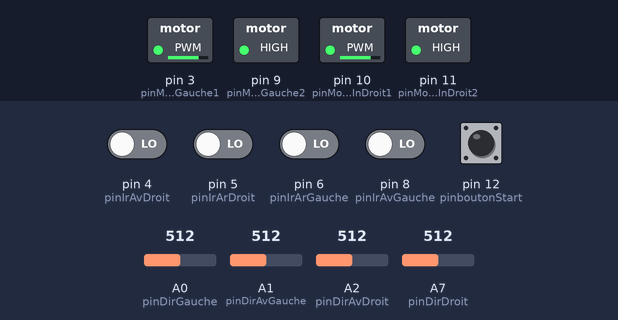
This sketch was run on a simulated Arduino Nano, built with avr-gcc and run on an emulated ATmega328P. Shown: switched loads named in the sketch (green lamp = pin HIGH). The inputs (shaded band) are chosen by the test bench; at power-on: pin 12 (pinboutonStart) HIGH, pin 4 (pinIrAvDroit), pin 5 (pinIrArDroit), pin 6 (pinIrArGauche), pin 8 (pinIrAvGauche) LOW, A2 (pinDirAvDroit) = 512, A0 (pinDirGauche) = 512, A1 (pinDirAvGauche) = 512, A7 (pinDirDroit) = 512.

Above: at 1.2 s.
1.3 s: pin 6 (pinIrArGauche) driven HIGH
At 2.1 s:
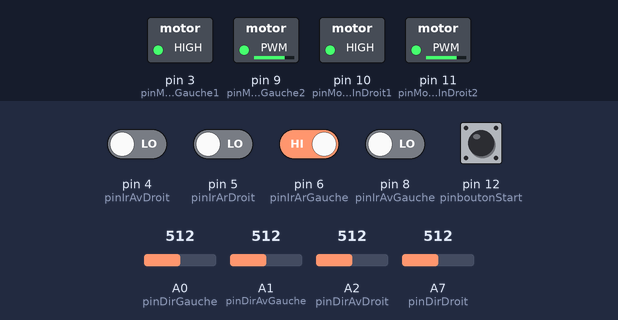
2.8 s: pin 4 (pinIrAvDroit) driven HIGH
At 3.2 s:
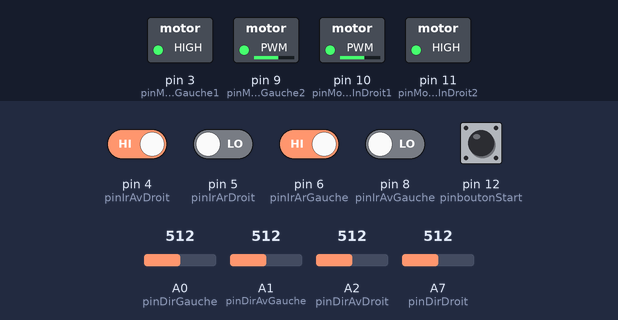
4.3 s: pin 8 (pinIrAvGauche) driven HIGH
At 5.5 s:
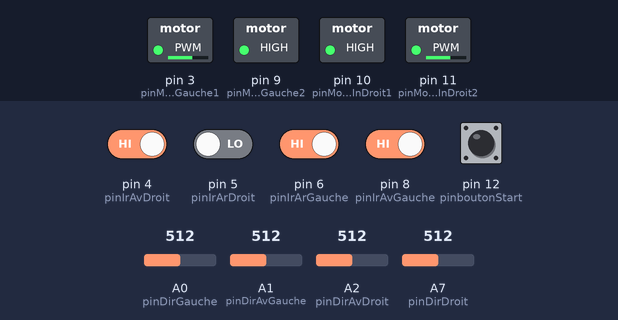
5.8 s: pin 5 (pinIrArDroit) driven HIGH
At 7.1 s:
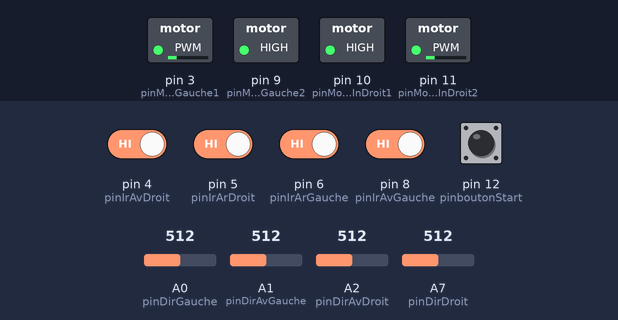
7.8 s: A2 (pinDirAvDroit) set to 189
9.3 s: A2 (pinDirAvDroit) set to 172
At 10.6 s:
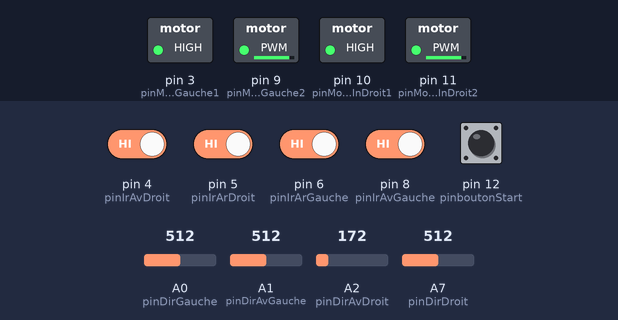
Timing chart, 0 to 11.8 s (numbered marks = the images above; inputs shaded):
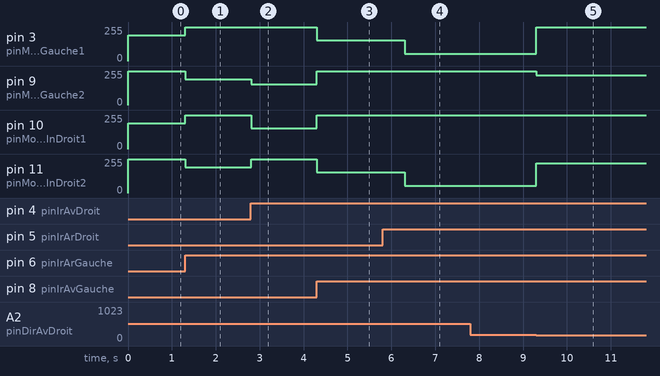

Measured:
- the behaviour switches between 181 and 180 on A2 (pinDirAvDroit) (found by bisection; images 4 and 5)
- after the input at 1.3 s, pin 3 (pinMoteurInGauche1), pin 10 (pinMoteurInDroit1): 195/255 → 255/255 at once; pin 9 (pinMoteurInGauche2), pin 11 (pinMoteurInDroit2): 255/255 → 195/255 at once
- after the input at 2.8 s, pin 9 (pinMoteurInGauche2): 195/255 → 155/255 at once; pin 10 (pinMoteurInDroit1): 255/255 → 155/255 at once; pin 11 (pinMoteurInDroit2): 195/255 → 255/255 at once
- after the input at 4.3 s, pin 3 (pinMoteurInGauche1), pin 11 (pinMoteurInDroit2): 255/255 → 155/255 at once; pin 9 (pinMoteurInGauche2), pin 10 (pinMoteurInDroit1): 155/255 → 255/255 at once
- after the input at 5.8 s, pin 3 (pinMoteurInGauche1), pin 11 (pinMoteurInDroit2): 155/255 → 55/255 after 0.51 s
- after the input at 7.8 s, every drawn part: stays the same
- after the input at 9.3 s, pin 3 (pinMoteurInGauche1): 55/255 → 255/255 at once; pin 9 (pinMoteurInGauche2): 255/255 → 225/255 at once; pin 11 (pinMoteurInDroit2): 55/255 → 225/255 at once

The sketch:

Minotaure.ino
```cpp
// Name        : Minotaure.ino
// Description : Robot sumo pour le tournois national de robotique de Nimes 2017
// Author      : (c) Arthur & Jean-Paul GERST
// Date        : 2017

#include ".\BinaryInput.h"

/*
 * Definition des entres / sorties
 */
#define pinDirGauche        A0  // port du capteur de Distance infrarouge Gauche
#define pinDirAvGauche      A1  // port du capteur de Distance infrarouge Avant Gauche
#define pinDirAvDroit       A2  // port du capteur de Distance infrarouge Avant Droit
// SDA  A4
// SCL  A5
//#define pinDirArriere     A6  // port du capteur de Distance infrarouge Arriere
#define pinDirDroit         A7  // port du capteur de Distance infrarouge Droit
#define pinLed              13  // port de la LED interne de la carte
#define pinIrAvGauche       8   // port du detecteur Infrarouge CNY70 Avant Gauche
#define pinIrAvDroit        4   // port du detecteur Infrarouge CNY70 Avant Droit
#define pinIrArGauche       6   // port du detecteur Infrarouge CNY70 Arriere Gauche
#define pinIrArDroit        5   // port du detecteur Infrarouge CNY70 Avant Gauche
#define pinboutonStart      12  // port du Bouton poussoir permettant le demarrage
#define pinMoteurInGauche1  3
#define pinMoteurInGauche2  9
#define pinMoteurInDroit1   10
#define pinMoteurInDroit2   11

/*
 * Definition des constantes
 */
#define SEUIL_DIR_AV        180  // Seuil de detection des capteurs analogiques de distance infrarouge.
#define SEUIL_DIR_GAUCHE    220  // Seuil de detection des capteurs analogiques de distance infrarouge.
#define SEUIL_DIR_DROIT     220  // Seuil de detection des capteurs analogiques de distance infrarouge.
#define VITESSE             100
#define VITESSE_RECULE     -100
#define VITESSE_POUSSE      200
#define VITESSE_ROTATION     60
#define TEMPO_AVANCE        500
#define TEMPO_RECULE        500
#define TEMPO_TOURNE        400

/*
 * Definition des differents modes dans lequel est le robot
 */
#define MODE_UNKNOW   0     // Mode inconu ou non défini
#define MODE_BOOT     1     // Le robot vient de demarrer, un relachement du bouton start le fera passer en mode WAIT
#define MODE_WAIT     2     // Le robot attends 5s. Si le bouton est réappuié / relaché, cela remet le conteur à zero
#define MODE_TEST     3     // Le robot lance la procedure de checkup !! un appuit sur le bouton start n'a aucun effect direct, si ce n'est allumé en vert un des neoPixel
#define MODE_CHERCHE  4     // Le robot tourne sur lui-même pour rechercher l'adversaire
#define MODE_AVANCE   5     // Le robot se deplace un peu sur la piste, et relancera un SEARCH
#define MODE_ALIGN    6     // Le robot adverse est detecté, un alignement de ce dernier avec les capteurs avants est a faire
#define MODE_POUSSE   7     // Le robot adverse est en face, il faut pousser
#define MODE_ESQUIVE  8     // Le robot ne se deplace pas comme imagine. Il faut probablement esquiver
#define MODE_RECULE   9
#define MODE_TOURNE_DROITE  10
#define MODE_TOURNE_GAUCHE  11
#define MODE_CHERCHE_DROITE 13     // Le robot tourne sur lui-même pour rechercher l'adversaire
#define MODE_CHERCHE_GAUCHE 14     // Le robot tourne sur lui-même pour rechercher l'adversaire

/*
 * Definition des différentes variable de capteur
 */
BinaryInput irAvGauche(pinIrAvGauche);
BinaryInput irArGauche(pinIrArGauche);
BinaryInput irAvDroit(pinIrAvDroit);
BinaryInput irArDroit(pinIrArDroit);
BinaryInput binAvGauche(-1);
BinaryInput binAvDroit(-1);
BinaryInput binDroit(-1);
BinaryInput binGauche(-1);

/*
 * Gestion de l'ensemble des capteurs & de leur mise à jour
 */
class Sensors {
  private:
    unsigned long _previousMillis = 0;
    unsigned long _duree = 50;
    int counteur = 100;

  public:
    int dirAvDroit;
    int dirAvGauche;
    int dirDroit;
    int dirGauche;
    int dirArriere;
    int8_t temp;
    int compteur = 0;
    int angle = 0;
    BinaryInput boutonStart = BinaryInput(pinboutonStart, INPUT_PULLUP);

    /*
     * Initialisation des capteurs
     */
    void setup() {
    }

   /*
    * Mise à jour de l'ensemble des capteurs
    */
    void update(unsigned long currentMillis) {
      int compteur_parasitage;
      int nb_test_parasitage = 5;
      int seuil_parasitage = 3;
      int i;

      /*
       * Lecture des capteurs binaires
       */
      irAvGauche.read(true);
      irAvDroit.read(true);
      irArGauche.read(true);
      irArDroit.read(true);
      boutonStart.read(true);

      /*
       * Mise à jour des capteurs de distance
       *
       * En raison de parasitage incroyable sur les capteurs, je fais plusieurs lectures, un nombre impaire
       * et je prends la valeur majoritaire
       */
      // Lecture du capteur de distance avant gauche
      for (i=0, compteur_parasitage=0; i<nb_test_parasitage; i++) {
        dirAvGauche = analogRead(pinDirAvGauche);
        if (dirAvGauche > SEUIL_DIR_AV)
          compteur_parasitage++;
      }
      if (compteur_parasitage >= seuil_parasitage)
        binAvGauche.set(HIGH);
      else
        binAvGauche.set(LOW);

      // Lecture du capteur de distance avant droit
      for (i=0, compteur_parasitage=0; i<nb_test_parasitage; i++) {
        dirAvDroit = analogRead(pinDirAvDroit);
        if (dirAvDroit > SEUIL_DIR_AV)
          compteur_parasitage++;
      }

      if (compteur_parasitage >= seuil_parasitage)
        binAvDroit.set(HIGH);
      else
        binAvDroit.set(LOW);

      // Lecture du capteur de distance droit
      for (i=0, compteur_parasitage=0; i<nb_test_parasitage; i++) {
        dirDroit = analogRead(pinDirDroit);
        if (dirDroit < SEUIL_DIR_DROIT)
          compteur_parasitage++;
      }

      if (compteur_parasitage >= seuil_parasitage)
        binDroit.set(HIGH);
      else
        binDroit.set(LOW);

      // Lecture du capteur de distance gauche
      for (i=0, compteur_parasitage=0; i<nb_test_parasitage; i++) {
        dirGauche = analogRead(pinDirGauche);
        if (dirGauche < SEUIL_DIR_GAUCHE)
          compteur_parasitage++;
      }

      if (compteur_parasitage >= seuil_parasitage)
        binGauche.set(HIGH);
      else
        binGauche.set(LOW);

      _previousMillis = currentMillis;
    }
};
Sensors sensors;


class StateMachine {
  public:
    int mode;     // Mode actuel
    int nextMode = MODE_UNKNOW;   // Prochain mode,
    int previousMode = MODE_UNKNOW;
    int newMode = 2;              // S'agit d'une entree dans ce mode ? 2 car il faut faire deux updates avant de supprimer la valeur new...
    unsigned long modeStartTime;  // Quand le mode actuel a t il commencé
    unsigned long modeDuration;   // Combien de temps le mode actuel doit durer. Zero signifie sans limite de temps.
    unsigned long cycleDuration;  // Temps de cycle. Tous les combiens en fait un update ?
    unsigned long previousMillis; // Heure du cycle precedent, pour calculer le cycle actuel
    unsigned long previousMicro;  // Heure du cycle precedent, pour calculer le cycle actuel

    void setup() {
      setMode(MODE_BOOT);
    }

    void setMode(int _newMode, int _nextMode = MODE_UNKNOW, unsigned long _modeDuration = 0) {
      previousMode = mode;
      mode = _newMode;
      modeStartTime = millis();
      newMode = 2;
      modeDuration = _modeDuration;
      nextMode = _nextMode;
    }

    void update(unsigned long currentMillis) {
      previousMillis = currentMillis;
      unsigned long currentMicro = micros();
      cycleDuration = currentMicro - previousMicro;

      // Toutes les valeurs differentes de zero sont vraies.
      if (newMode > 0)
        newMode--;
      if ((modeDuration != 0) && (((modeStartTime + modeDuration) < currentMillis))) {
        setMode(nextMode);
      }
      previousMicro = currentMicro;
    }
};
StateMachine stateMachine;

/*
 * Gestion des moteurs
 */
class Moteurs {
public:
  int currentGauche = 0;
  int currentDroit = 0;

  void setup() {
    pinMode(pinMoteurInGauche1, OUTPUT);
    pinMode(pinMoteurInGauche2, OUTPUT);
    pinMode(pinMoteurInDroit1,  OUTPUT);
    pinMode(pinMoteurInDroit2,  OUTPUT);
    off();
  }

  /*
   * Etteinds tous les moteurs
   */
  void off() {
      digitalWrite(pinMoteurInGauche1, LOW);
      digitalWrite(pinMoteurInGauche2, LOW);
      digitalWrite(pinMoteurInDroit1, LOW);
      digitalWrite(pinMoteurInDroit2, LOW);
  }


  /*
   * Gestion de la consigne moteurs - Permet de controler les moteurs, leur vitesse, leur sens.
   *
   * int gauche - consigne moteur gauche
   * int droit - consigne moteur droit
   *
   * Les consignes sont des valeurs allant de -255 à 255. Les valeurs négative font tourner le moteur en marche arrière
   *
   * Pour une raison que j'ignore, les valeurs PWM semblent inversees.
   * 0 fait tourner le moteur tres vite, et 255 pas du tout.
   *
   * Il y a donc un filtre pour convertir les consignes allant de 0 à 255 en PWM allant de 255 à 0
   */
  void consigne(int gauche, int droit)
  {
    if (gauche < 0) {
      digitalWrite(pinMoteurInGauche1, HIGH);
      analogWrite(pinMoteurInGauche2, 255 - abs(gauche));
    } else {
      digitalWrite(pinMoteurInGauche2, HIGH);
      analogWrite(pinMoteurInGauche1, 255 - gauche);
    }

    if (droit < 0) {
      digitalWrite(pinMoteurInDroit2, HIGH);
      analogWrite(pinMoteurInDroit1, 255 - abs(droit));
    } else {
      digitalWrite(pinMoteurInDroit1, HIGH);
      analogWrite(pinMoteurInDroit2, 255 - droit);
    }
  }
};
Moteurs moteurs;

// Gestion du bord du pleateu
void resteSurLePlateau()
{
  // Si les deux capteurs de gauche detectent le bord, tourner à droite
  if (irAvGauche.current && irArGauche.current) {
    stateMachine.setMode(MODE_TOURNE_DROITE, MODE_AVANCE, TEMPO_TOURNE);
  }
  // Si les deux capteurs de droite detectent le bord, tourner à gauche
  else if (irAvDroit.current && irArDroit.current) {
    stateMachine.setMode(MODE_TOURNE_GAUCHE, MODE_AVANCE, TEMPO_TOURNE);
  }
  // Si les deux capteurs avant detectent le bord, reculer
  else if (irAvGauche.current || irAvDroit.current) {
    moteurs.consigne(VITESSE_RECULE,VITESSE_RECULE);
    stateMachine.setMode(MODE_RECULE, MODE_CHERCHE, TEMPO_RECULE);
  }
  // Si les deux capteurs arrières detectent le bord, avancer
  else if (irArGauche.current || irArDroit.current) {
    moteurs.consigne(VITESSE,VITESSE);
    stateMachine.setMode(MODE_AVANCE, MODE_CHERCHE, TEMPO_AVANCE);
  }
}

/*
 * Configuration de l'application.
 *
 * L'ensemble des objets sont initialises
 */
void setup()
{
  stateMachine.setup();
  sensors.setup();
  moteurs.setup();
}


int vitesseRotation = VITESSE_ROTATION;

/*
 * Boucle principale de l'application
 *
 * On lit tous les capteurs, et en fonction du mode actuel en agit.
 */
void loop()
{
  unsigned long current = millis();

  sensors.update(current);
  stateMachine.update(current);
  resteSurLePlateau();

  switch(stateMachine.mode)
  {
    case MODE_BOOT:
      if (stateMachine.newMode)
        moteurs.off();
      if (sensors.boutonStart.dropped) {
        if (binDroit.current)
          stateMachine.setMode(MODE_WAIT, MODE_CHERCHE_DROITE, 5000);
        else if (binGauche.current)
          stateMachine.setMode(MODE_WAIT, MODE_CHERCHE_GAUCHE, 5000);
        else
          stateMachine.setMode(MODE_WAIT, MODE_CHERCHE, 5000);
      }
      break;

    case MODE_WAIT:
      if (sensors.boutonStart.dropped)
        stateMachine.setMode(MODE_BOOT);
      break;

    case MODE_AVANCE:
      if (stateMachine.newMode)
        moteurs.consigne(VITESSE, VITESSE);
      break;

    case MODE_RECULE:
      if (stateMachine.newMode)
        moteurs.consigne(VITESSE_RECULE, VITESSE_RECULE);
      break;

    case MODE_TOURNE_DROITE:
      if (stateMachine.newMode)
        moteurs.consigne(VITESSE_ROTATION, -VITESSE_ROTATION);
      break;

    case MODE_TOURNE_GAUCHE:
      if (stateMachine.newMode)
        moteurs.consigne(-VITESSE_ROTATION, VITESSE_ROTATION);
      break;

    case MODE_CHERCHE:
      if (stateMachine.newMode) {
        vitesseRotation = VITESSE_ROTATION;
        moteurs.consigne(vitesseRotation, -vitesseRotation);
      }
      if (binAvGauche.current && binAvDroit.current)
        stateMachine.setMode(MODE_POUSSE);
      break;

    case MODE_CHERCHE_DROITE:
      if (stateMachine.newMode)
        moteurs.consigne(vitesseRotation, -vitesseRotation);
      else {
        vitesseRotation += 25;
        if (vitesseRotation > VITESSE_ROTATION)
          vitesseRotation = VITESSE_ROTATION;
      }

      if (binAvGauche.current && binAvDroit.current)
        stateMachine.setMode(MODE_POUSSE);
      break;

    case MODE_CHERCHE_GAUCHE:
      if (stateMachine.newMode)
        moteurs.consigne(-vitesseRotation, vitesseRotation);
      else {
        vitesseRotation += 25;
        if (vitesseRotation > VITESSE_ROTATION)
          vitesseRotation = VITESSE_ROTATION;
      }
      if (binAvGauche.current && binAvDroit.current)
        stateMachine.setMode(MODE_POUSSE);
      break;

    case MODE_POUSSE:
      if (stateMachine.newMode) {
        moteurs.consigne(VITESSE_POUSSE, VITESSE_POUSSE);
      }
      if (binAvGauche.dropped) {
        vitesseRotation = VITESSE_ROTATION / 2;
        stateMachine.setMode(MODE_CHERCHE_DROITE);
      }

      if (binAvDroit.dropped) {
        vitesseRotation = VITESSE_ROTATION / 2;
        stateMachine.setMode(MODE_CHERCHE_GAUCHE);
      }

      break;
  }
}
```

BinaryInput.cpp
```cpp
// Name        : BinaryInput.cpp
// Description : Gestion d'une valeur binaire
// Author      : (c) Arthur & Jean-Paul GERST
// Date        : 2017

#if ARDUINO >= 100
	#include "Arduino.h"
#else
	#include "WProgram.h"
#endif

#include ".\BinaryInput.h"

/*
 * Binary Input est une classe permettant de gerer une entree digitale
 *
 * Chaque changement d'état est detecté. Il est possible de gerer de veritables entrees, ou
 * des entress virtuelles qui ne sont pas associées à des IO.
 */
BinaryInput::BinaryInput(int _port = -1, int mode = INPUT)
{
	if (_port == -1) // Simple stockage de donnée binaire, pas de lecteur hardware
		real_port = false;
	else {
		pinMode(_port, mode);
		port = _port;
		real_port = true;
	}
	previous = LOW;
	current = LOW;
	raised = LOW;
	dropped = LOW;
}

int BinaryInput::set(int new_value)
{
	previous = current;
	current = new_value;
	changed = false;

	if (current) {
		if (previous == LOW) {
			raised = HIGH;
	  		changed = true;
		}
		else
	  		raised = LOW;
	} else {
		if (previous == HIGH) {
			changed = true;
			dropped = HIGH;
		}
		else
	  		dropped = LOW;
	}
}

int BinaryInput::read(bool inverse = false)
{
	// Ne lire les valeurs hardware que si c'est un port physique
	if (real_port) {
		if (inverse)
			set(!digitalRead(port));
		else
			set(digitalRead(port));
	}
}
```

BinaryInput.h
```cpp
// Name        : BinaryInput.cpp
// Description : Gestion d'une valeur binaire
// Author      : (c) Arthur & Jean-Paul GERST
// Date        : 2017

#ifndef __BINARYINPUT_H__
#define __BINARYINPUT_H__


#if ARDUINO >= 100
 #include "Arduino.h"
#else
 #include "WProgram.h"
#endif

/*
 * Binary Input est une classe permettant de gerer une entree digitale
 *
 * Chaque changement d'état est detecté. Il est possible de gerer de veritables entrees, ou
 * des entress virtuelles qui ne sont pas associées à des IO.
 */
class BinaryInput {
private:
	bool real_port = true;
	int previous;
	int port;

public:
	int raised;
	int dropped;
	int current;
  bool changed = false;

	BinaryInput(void);
	BinaryInput(int _port = -1, int mode = INPUT);

	int set(int new_value);
	int read(bool inverse = false);
};

#endif /* __BINARYINPUT_H__ */
```
